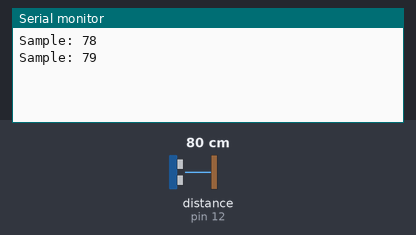
This sketch was run on a simulated Arduino Uno, built with avr-gcc and run on an emulated ATmega328P. Shown: the last lines printed to the serial monitor. Wiring (inferred from the names in the program): ultrasonic range finder: trigger pin 11; echo pin 12. The test bench sets the inputs (shaded band); at power-on: distance to the obstacle (sensor on pin 12) 80 cm. The echo pulse lasts 58.3 µs per cm.

Above: at 1.8 s.
1.9 s: distance to the obstacle (sensor on pin 12) set to 2 cm
At 2.8 s:
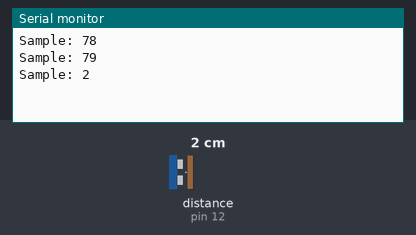
3.4 s: distance to the obstacle (sensor on pin 12) set to 4 cm
At 4.6 s:
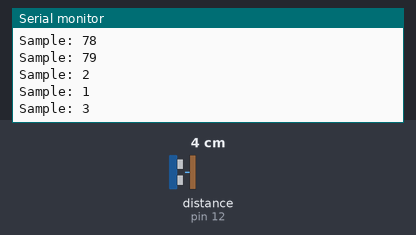
Timing chart, 0 to 6.4 s (numbered marks = the images above; inputs shaded):
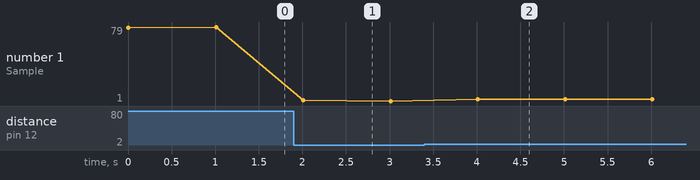

The sketch:

SR04_V2.ino
```cpp
#define triggerPIN 11
#define echoPIN 12

int returnCM;                           // Variable containg processed sounding

//****************** SETUP **********************
void setup() {
  pinMode(triggerPIN, OUTPUT);          // Set the trigPin as an Output (sr04t or v2.0)
  //pinMode(echoPIN, INPUT);            // Set the echoPin as an Input (sr04t)
  pinMode(echoPIN,INPUT_PULLUP);        // Set the echoPin as an Input with pullup (sr04t or v2.0)
  Serial.begin(9600);
  // End of setup
}

//******************* LOOP **********************
void loop() {
  int distanceCM = 0;
  unsigned long durationMS = 0;
  // Do sounding here
  distanceCM = 0;
  durationMS = 0;
  // Clear the trigger pin
  digitalWrite(triggerPIN, LOW);
  delayMicroseconds(2);
  // Sets the trigger on HIGH state for 10 micro seconds
  digitalWrite(triggerPIN, HIGH);
  delayMicroseconds(10);
  digitalWrite(triggerPIN, LOW);
  // wait for the echo
  durationMS = pulseIn(echoPIN, HIGH);
  // Calculating the distance
  distanceCM = (((int) durationMS * 0.034) / 2);
  // Prints the distance on the Serial Monitor
  Serial.print("Sample: ");
  Serial.println(distanceCM);
  // Pause between soundings at least60 ms
  delay(1000);
  // End of Main Loop
}
```

Measured:
- after the input at 1.9 s, the serial monitor: prints a new line after 0.11 s (image 1)
- after the input at 3.4 s, the serial monitor: prints a new line after 0.61 s (image 2)
- plotted number 1: 79 → 1 after the input at 1.9 s, 1 → 3 after the input at 3.4 s
